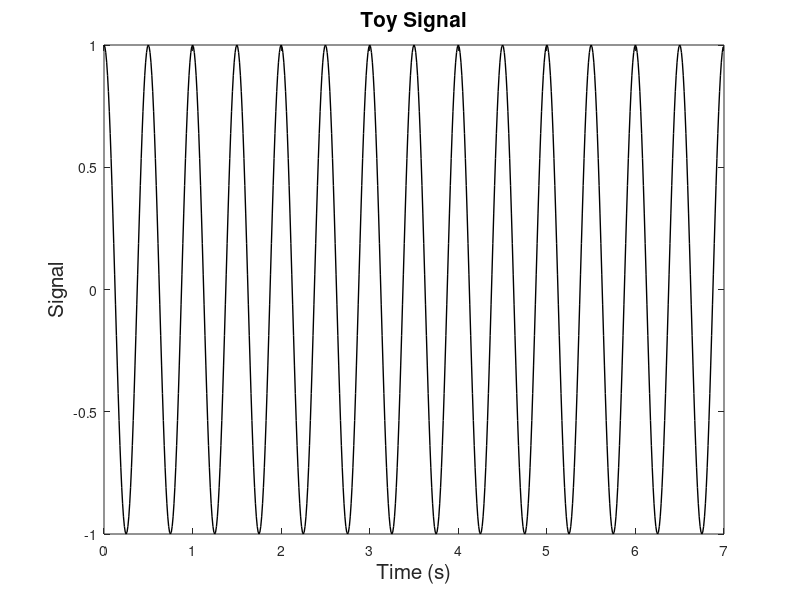

Write the MATLAB code that produced this figure. (Note: this script raises an error after producing the figure.)
%%

clc; close all; clear;

% <latex>
% \title{BE 521: Homework 3 Questions\\{\normalsize Feature extraction} \\{\normalsize Spring 2021}}
% \author{68 points}
% \date{Due: Tuesday, 2/16/2021 10pm}
% \maketitle
% \textbf{Objective:} Extract features from data and build a simple detector
% </latex>

%% 
% <latex>
% \begin{center}
% \author{Shubhankar Patankar \\
%   \normalsize Collaborators: Peter Galer \\}
% \end{center}
% </latex>

%%
% <latex> 
% \section{Features and Simulations (39 pts)} As you learned
% in class, features are the backbone of almost all detection
% strategies, from seizures in EEG to faces in images. Features are
% usually defined in journal articles as an equation or set of
% equations, and the task for the reader---if she wants to use that
% feature---is to implement that feature in code. In this section, you
% will explore and implement some features commonly used in EEG
% analysis and test them on simulated time-series data.
% \begin{enumerate}
%  \item Consider the following toy signal: 7 seconds of a 2 Hz sine
%  wave with a quarter period phase-shift, sampled at 100 Hz
%   \begin{enumerate}
%    \item Plot the signal. (2 pts)
% </latex>

cd('/Users/sppatankar/Developer/BE-521')
addpath(genpath('Homework_3'));

duration = 7; % s
sampling_rate = 100; % Hz
dt = 1/sampling_rate;
time = 0:dt:7-dt;
signal_frequency = 2; % Hz
period = 1/signal_frequency;
toy_signal = sin((2 * pi * signal_frequency * (time + (0.25 * period))));

figure;
plot(time, toy_signal, 'LineWidth', 1, 'Color', [0, 0, 0])
xlabel('Time (s)', 'FontSize', 15);
ylabel('Signal', 'FontSize', 15);
title('Toy Signal', 'FontSize', 15);

%%
% <latex>
% \item Using the Matlab functions for the difference, sum, and
%   absolute value of the elements in a vector (look them up if you
%   don't know them), create an anonymous function for the
%    line-length feature
% 	$ LL(\mathbf{x}) = \sum_{i=2}^{n} |x_i - x_{i-1}| $ in one line of
% 	Matlab code that uses no loops (i.e., the outputs of one function
% 	will be the inputs of another). Your function should look
% 	something like \begin{lstlisting}
% 	  LLFn = @(x) XXXXXX;
% 	\end{lstlisting}
% 	where \texttt{XXXXX} represents some use of the aformentioned functions and the input signal \texttt{x}. (4 pts)
%    \item What is the line length of this signal? (2 pts)
%   \end{enumerate}
% </latex>

LLFn = @(x) sum(abs(diff(x)));
line_length_signal = LLFn(toy_signal);
fprintf('1(c) Total Line Length = %0.2f\n', line_length_signal);

%%
% <latex>
%  \item Consider line length of the signal using a sliding window
%  with a certain amount of window overlap (or, to think of it another
%  way, displacement with each ``slide''). Now, instead of having just
%  one value for the line length, you will have a number of values.
%   \begin{enumerate}
% 	\item Given a signal \texttt{x} with sampling frequency
% 	\texttt{fs} and windows of length \texttt{winLen} and displacement
% 	\texttt{winDisp} (both in seconds), create an anonymous function
% 	called \texttt{NumWins} that calculates the number of possible
% 	(full) windows in your signal of length \texttt{xLen} (in
% 	samples), i.e., \begin{lstlisting}
% 	  NumWins = @(xLen, fs, winLen, winDisp) XXXXXX;
% 	\end{lstlisting} where \texttt{XXXXXX} is the single-line
% 	expression for this value. You may assume that \texttt{winDisp} is
% 	a factor of both \texttt{winLen} (as it usually is/should be)
% 	and the length (in seconds) of \texttt{x}. (4 pts) 
% </latex>


% https://cs231n.github.io/convolutional-networks/
NumWins = @(xLen, fs, winLen, winDisp) ...
    ((xLen - (winLen * fs))/(winDisp * fs) + 1);

%%
% <latex>
%   \item Use this
% 	function to calculate the number of windows for the signal
% 	described in Question 1.1 for a 400 ms window with 200 ms
% 	displacement, i.e., the expression \begin{lstlisting}
% 	  NumWins(length(x), fs, winLen, winDisp)
% 	\end{lstlisting} 
% 	where \texttt{fs}, \texttt{winLen}, and \texttt{winDisp} are the appropriate values. (1 pt)
% </latex>

winLen = 0.4; % window size (s)
winDisp = 0.2; % window displacement (s)

fprintf('2(b) Number of Windows = %.2f\n', ...
    NumWins(length(toy_signal), sampling_rate, winLen, winDisp));


%%
% <latex>
% 	\item Repeat the above calculation for 50 ms window displacement. (1 pt)
% </latex>

fprintf('2(c) Number of Windows = %.2f\n', ...
    NumWins(length(toy_signal), sampling_rate, winLen, 50/1000));

%%
% <latex>
% 	\item Repeat the above calculation for 100 ms window displacement. (1 pt)
%   \end{enumerate}
% </latex>

fprintf('2(d) Number of Windows = %.2f\n', ...
    NumWins(length(toy_signal), sampling_rate, winLen, 100/1000));

%%
% <latex> 
%   \item 
%   \begin{enumerate}
%    \item Create a function (in another file) called
%    \texttt{MovingWinFeats(x, fs, winLen, winDisp, featFn)} that
%    returns a vector of the values of the feature on the signal
%    \texttt{x} in all the possible windows, where \texttt{featFn} is
%    a feature function like the one you wrote in Question 1.1.b. You
%    may find it useful to use your \texttt{NumWins} function (or at
%    least its expression). You may assume that the product of
%    \texttt{winDisp} and the sampling rate \texttt{fs} is an integer.
%    (6 pts) \\
% </latex>

%%
% <latex>
% Make sure your MovingWinFeats code is in your pdf. One way is to use the following Matlab code (in your script) to automatically
% load in the function's code (where we assume that the function is
% one directory up from the *.tex file). Windows users may need to
% change the forward-slash to a backslash. 
% </latex>

%   <latex>
%   \lstinputlisting{[path to] MovingWinFeats.m}
%   </latex>

%%
% <latex>
%    \item Using the signal you defined in Question 1.1 and the function you created in Question 1.1.b, calculate the line-length over windows of length 400 ms and displacement 200 ms. (2 pts)
% </latex>

winLen = 0.4; % s
winDisp = 0.2; % s
LL = MovingWinFeats(toy_signal, sampling_rate, winLen, winDisp, LLFn);

%%
% <latex>
%    \item Add a unit-amplitude 10 Hz signal (in the form of a sine wave) to your original signal and again calculate the line length over the same window and displacement. (2 pts)
%   \end{enumerate}
% </latex>

new_signal_frequency = 10; % Hz
new_toy_signal = toy_signal + sin((2 * pi * new_signal_frequency * time));

new_LL = MovingWinFeats(new_toy_signal, sampling_rate, winLen, winDisp, LLFn);

%%
% <latex>
%   \item Code the following 3 additional features in MINIMAL lines of code (hint: each can be implemented in one line using the anonymous function trick).
%   \begin{enumerate}
%    \item Area, $\displaystyle A(\mathbf{x}) = \sum_{i=1}^{n} |x_i| $ \quad (2 pts)
% </latex>

areaFn = @(x) sum(abs(x));
new_area = MovingWinFeats(new_toy_signal, sampling_rate, winLen, winDisp, areaFn);

%%
% <latex>
%    \item Energy, $\displaystyle E(\mathbf{x}) = \sum_{i=1}^{n} x_i^2 $ \quad (2 pts)
% </latex>

energyFn = @(x) sum(x.^2);
new_energy = MovingWinFeats(new_toy_signal, sampling_rate, winLen, winDisp, energyFn);

%%
% <latex>
%    \item Zero-Crossings around mean,\\ $\displaystyle ZX(\mathbf{x}) = \sum_{i=2}^{n} \mathbf{1}(\mathbf{FromAbove}) \;\mbox{OR}\; \mathbf{1}(\mathbf{FromBelow})$, 
%        where $\mathbf{1}(\cdot)$ denotes the indicator function, which returns a zero if its argument is false and a one if it is true, 
%        $\mathbf{FromAbove}$ denotes $(x_{i-1} - \overline{x} > 0) \;\mbox{AND}\; (x_i - \overline{x} < 0)$, 
%        $\mathbf{FromBelow}$ denotes $(x_{i-1} - \overline{x} < 0) \;\mbox{AND}\; (x_i - \overline{x} > 0)$,
%        and $\overline{x}$ is the mean value of the elements in $x$. (4 pts)
% </latex>

ZCFn = @(x) sum(diff(sign(x - mean(x))) ~= 0);
new_ZC = MovingWinFeats(new_toy_signal, sampling_rate, winLen, winDisp, ZCFn);

%%
% <latex>
%    \item Plot the values of the four features on the combined signal in the first four cells of a 3x2 matlab subplot.
%    Use a 400 ms window with 100 ms displacement. Using the right-aligned convention (where the
%    ``official'' time of the feature is that of the last data point
%    in the window), give the appropriate time axis for each window
%    point. In addition, plot the original signal with the 2Hz and 10Hz
%    components in the last two cells of the 3x2 subplot (to make
%    comparing down the column easy). Ensure that the time axis in all
%    of your plots is the same. (6 pts)
% </latex>

num_wins =  NumWins(length(toy_signal), sampling_rate, winLen, winDisp);
time_feats = zeros(1, num_wins);
win_start_idx = 1;
for i = 1:num_wins
    win_end_idx = win_start_idx + (winLen * sampling_rate) - 1;
    time_feats(i) = time(win_end_idx);
    win_start_idx = win_start_idx + (winDisp * sampling_rate);
end

figure;
hold on
subplot(3, 2, 1)
% scatter(time_feats, new_LL, 10, [0, 0, 0], 'filled')
plot(time_feats, new_LL, 'LineWidth', 0.7, 'Color', [0, 0, 0])
xlim([0, duration])
xlabel('Time (s)', 'FontSize', 15);
ylabel('Line Length', 'FontSize', 15);

subplot(3, 2, 2)
plot(time_feats, new_area, 'LineWidth', 0.7, 'Color', [0, 0, 0])
xlim([0, duration])
xlabel('Time (s)', 'FontSize', 15);
ylabel('Area', 'FontSize', 15);

subplot(3, 2, 3)
plot(time_feats, new_energy, 'LineWidth', 0.7, 'Color', [0, 0, 0])
xlim([0, duration])
xlabel('Time (s)', 'FontSize', 15);
ylabel('Energy', 'FontSize', 15);

subplot(3, 2, 4)
plot(time_feats, new_ZC, 'LineWidth', 0.7, 'Color', [0, 0, 0])
xlim([0, duration])
xlabel('Time (s)', 'FontSize', 15);
ylabel('Zero Crossings', 'FontSize', 15);

subplot(3, 2, 5)
plot(time, new_toy_signal, 'LineWidth', 0.7, 'Color', [0, 0, 0])
xlim([0, duration])
xlabel('Time (s)', 'FontSize', 15);
ylabel('Signal', 'FontSize', 15);

subplot(3, 2, 6)
plot(time, new_toy_signal, 'LineWidth', 0.7, 'Color', [0, 0, 0])
xlim([0, duration])
xlabel('Time (s)', 'FontSize', 15);
ylabel('Signal', 'FontSize', 15);


%%
% <latex>
%   \end{enumerate}
% \end{enumerate}  
% \section{Feature Overlays (17 pts)}
% In this section, you will use a line-length feature overlay on a segment of EEG containing a seizure. This data is stored in \texttt{I521\_A0003\_D001} 
% \begin{enumerate}
%  \item What is the length using hours:minutes:seconds:milliseconds of the recording? (Use getDuration) (2 pts)
% </latex>

addpath(genpath('ieeg-matlab-1.14.49'))

session_1 = IEEGSession('I521_A0003_D001', 'spatank', 'spa_ieeglogin.bin');
IEEG_signal_duration = session_1.data(1).rawChannels(1).get_tsdetails.getDuration;
IEEG_signal_duration = IEEG_signal_duration/1000; % ms

hours = floor(IEEG_signal_duration/(60 * 60 * 1000));
remainder = rem(IEEG_signal_duration, 60 * 60 * 1000);

minutes = floor(remainder/(60 * 1000));
remainder = rem(remainder, 60 * 1000);

seconds = floor(remainder/1000);
milliseconds = rem(remainder, 1000);

fprintf('I521_A0003_D001: Duration = %.0f:%.0f:%.0f:%.0f\n', ...
    hours, minutes, seconds, milliseconds);

%%
% <latex>
%  \item How many data points should we discard at the end if we want to clip the recording to the last full second? Do this clipping. (1 pt)
% </latex>

remove_duration = milliseconds/1000; % s
sampling_rate = session_1.data.sampleRate;
remove_points = (remove_duration * sampling_rate) + 1;

end_time = session_1.data.rawChannels(1).get_tsdetails.getEndTime/1e6; % s
chirp_signal = session_1.data.getvalues(1:ceil(end_time * sampling_rate), 1);

fprintf('Remove %d points to clip to nearest second.\n', remove_points);

all_seconds = (hours * 60 * 60) + (minutes * 60) + seconds;

dt = 1/sampling_rate;
chirp_time = 0:dt:all_seconds - dt;

chirp_signal = chirp_signal(1:end-remove_points); % clipped to nearest second

%%
% <latex>
%  \item If we want to overlay a feature trace on the original signal, we have to interpolate that feature (which has been calculated over windows) for each data point of the original signal. One of the simplest methods of doing this is called zero-order interpolation, where we just hold the value constant until we get to the next calculated value. For example, if we had a moving window of 1 second with 1 second displacement, the zero-order interpolated feature vector would have the same value the entire first second, then the same for the entire second second, etc, where each second contains the same number of points as the sampling frequency of the original signal.
%  \begin{enumerate}
%   \item Using the \texttt{repmat} and \texttt{reshape} functions, create an external function \texttt{zoInterp(x, numInterp} that copies each value of \texttt{x} \texttt{numInterp} times. You can implement this function in one line of code with no loops. Include the code for this function as you did in Question 1.3.a. (2 pts)
% </latex>

%%
% <latex>
%   \item Confirm that this function works correctly by expanding the length of the vector \texttt{1:5} by a factor of 5 and plotting with the command
%   \begin{lstlisting}
% 	plot(zoInterp(1:5,5),'-o')
%   \end{lstlisting}
%   where the \texttt{'-o'} option lets us see the individul points as well as the line that connects them. (2 pts)
%  \end{enumerate}
% </latex>

figure;
plot(zoInterp(1:5, 5), '-o', 'LineWidth', 1, 'Color', [0, 0, 0])
title('Replication Test', 'FontSize', 15);

%%
% <latex>
%  \item Using a 5-second sliding window with 1-second displacement,
%  calculate the line length feature over the entire signal. Normalize
%  the line-length feature values to have a maximum twice that of the
%  original EEG signal maximum. Plot the signal in blue and overlay
%  the right-aligned line-length feature in yellow. Note: you will need
%  to pad your
%  signal in order to get them to line up correctly and be the
%  same length. Put the units of your time axis in minutes, and be
%  sure to add a legend in a location in the plot that does not cover
%  up any signal or feature. (6 pts)
% </latex>

winLen = 5; % s
winDisp = 1; % s

LL_chirp = MovingWinFeats(chirp_signal, sampling_rate, winLen, winDisp, LLFn);
LL_chirp_interp = [LL_chirp(1) .* ones(1, (winLen - winDisp) .* sampling_rate), ...
    repelem(LL_chirp, winDisp * sampling_rate)];

LL_chirp_norm = (LL_chirp .* 2 .* max(chirp_signal))./max(LL_chirp);

LL_chirp_norm_interp = [LL_chirp_norm(1) .* ones(1, (winLen - winDisp) .* sampling_rate), ...
    repelem(LL_chirp_norm, winDisp * sampling_rate)];

figure;
hold on
chirp_time_mins = chirp_time ./ 60;
plot(chirp_time_mins, chirp_signal, 'LineWidth', 2, ...
    'Color', 'b');
plot(chirp_time_mins, LL_chirp_norm_interp, 'LineWidth', 2, ...
    'Color', 'y');
xlim([0, chirp_time_mins(end)])
legend('Signal', 'Normalized Line Length', 'Location', 'NorthWest');
hold off
xlabel('Time (min)', 'FontSize', 15);
title('Normalized Line Length for I521\_A0003\_D001', 'FontSize', 15);

%%
% <latex>
%  \item What threshold might you use on the raw line-length feature
%  vector (not the normalized one used for plotting) in order to
%  capture the 17 largest pre-seizure chirps that occur? (1 pt)
% </latex>

figure;
plot(chirp_time_mins, LL_chirp_interp, 'LineWidth', 2, ...
    'Color', 'k');
xlabel('Time (min)', 'FontSize', 15);
title('Line Length (I521\_A0003\_D001)', 'FontSize', 15);

threshold = 42000; % for 17 pre-seizure chirps
% threshold = 44000; % for 16 pre-seizure chirps + seizure onset
fprintf('Threshold = %.1f for 17 chirps.\n', threshold);

%%
% <latex>
%  \item Using this threshold value, in another plot draw red vertical lines at the leading point in time where the threshold is crossed. Add these vertical lines on top of the plot you made in Question 2.4. These events should capture the pre-seizure chirps, the seizure onset, and some flickering during the end of the seizure. (3 pts)
% </latex>

% inds_df_2 = diff(diff(LL_chirp_interp) < 0);
% inds_thresh = LL_chirp_interp(1:end-1) > threshold;
% inds = find(inds_df_2 .* inds_thresh);

LL_chirp_interp_smooth = smoothdata(LL_chirp_interp, 'movmean', 50);
inds_df = diff(LL_chirp_interp_smooth) > 0;
inds_thresh = LL_chirp_interp_smooth(1:end-1) > threshold;
inds = find(inds_df .* inds_thresh);

% inds_df = diff(LL_chirp_interp) > 0;
% inds_thresh = LL_chirp_interp(1:end-1) > threshold;
% inds = find(inds_df .* inds_thresh);

figure;
hold on
chirp_time_mins = chirp_time ./ 60;
plot(chirp_time_mins, chirp_signal, 'LineWidth', 2, ...
    'Color', 'b');
plot(chirp_time_mins, LL_chirp_norm_interp, 'LineWidth', 2, ...
    'Color', 'y');
plot([chirp_time_mins(inds); chirp_time_mins(inds)], ...
    repmat(ylim', 1, size(inds, 2)), '-r')
xlim([0, chirp_time_mins(end)])
legend('Signal', 'Normalized Line Length', 'Location', 'NorthWest');
hold off
xlabel('Time (min)', 'FontSize', 15);
title('Normalized Line Length (I521\_A0003\_D001)', 'FontSize', 15);

% figure;
% hold on
% plot(chirp_time_mins, LL_chirp_interp, 'LineWidth', 2, ...
%     'Color', 'k');
% plot([chirp_time_mins(inds); chirp_time_mins(inds)], ...
%     repmat(ylim', 1, size(inds, 2)), '-r')
% hold off
% xlabel('Time (min)', 'FontSize', 15);
% title('Line Length (I521\_A0003\_D001)', 'FontSize', 15);

%%
% <latex>
% \end{enumerate}
% \section{Building a Detector (12 pts)}
% In this section, you will use the features you defined previously to build a seizure detector. Use the EEG data in the file \texttt{I521\_A0003\_D002} with channels \texttt{multiSz\_1}, and \texttt{multiSz\_2}.
% \begin{enumerate}
%  \item Plot the signal in \texttt{multiSz\_1} and draw vertical red lines at the times when you think the two seizures begin. (You should be able to do this without the need of any features.) (2 pts)
% </latex>

session_2 = IEEGSession('I521_A0003_D002', 'spatank', 'spa_ieeglogin.bin');
signal_duration = session_2.data(1).rawChannels(1).get_tsdetails.getDuration;
sampling_rate = session_2.data.sampleRate;

end_time = session_2.data.rawChannels(1).get_tsdetails.getEndTime/1e6; % s
multiSz_1 = session_2.data.getvalues(1:ceil(end_time * sampling_rate), 1);

dt = 1/sampling_rate;
time_multiSz_1 = 0:dt:end_time;

seizure_inds = [755, 9382];

figure;
hold on
plot(time_multiSz_1, multiSz_1, 'LineWidth', 1, 'Color', [0, 0, 0])
plot([seizure_inds; seizure_inds], ...
    repmat(ylim', 1, size(seizure_inds, 2)), '-r', 'LineWidth', 2)
hold off
xlabel('Time (s)', 'FontSize', 15);
ylabel('Signal', 'FontSize', 15);
title('Channel 1 (I521\_A0003\_D002)', 'FontSize', 15);

%%
% <latex>
%  \item Produce feature overlay plots similar to that of Question 2.4 for each of the four features you have implemented along with the red vertical lines at each seizure. Use the same 4-second sliding window with 1 second displacement. (4 pts)
% </latex>

winLen = 0.4; % s
winDisp = 0.1; % s

multiSz_1_LL = MovingWinFeats(multiSz_1, sampling_rate, winLen, winDisp, LLFn);
multiSz_1_area = MovingWinFeats(multiSz_1, sampling_rate, winLen, winDisp, areaFn);
multiSz_1_energy = MovingWinFeats(multiSz_1, sampling_rate, winLen, winDisp, energyFn);
multiSz_1_ZC = MovingWinFeats(multiSz_1, sampling_rate, winLen, winDisp, ZCFn);

multiSz_1_LL_interp = [multiSz_1_LL(1) .* ...
    ones(1, round((winLen - winDisp) .* sampling_rate)), ...
    repelem(multiSz_1_LL, winDisp * sampling_rate)];
multiSz_1_area_interp = [multiSz_1_area(1) .* ...
    ones(1, round((winLen - winDisp) .* sampling_rate)), ...
    repelem(multiSz_1_area, winDisp * sampling_rate)];
multiSz_1_energy_interp = [multiSz_1_energy(1) .* ...
    ones(1, round((winLen - winDisp) .* sampling_rate)), ...
    repelem(multiSz_1_energy, winDisp * sampling_rate)];
multiSz_1_ZC_interp = [multiSz_1_ZC(1) .* ...
    ones(1, round((winLen - winDisp) .* sampling_rate)), ...
    repelem(multiSz_1_ZC, winDisp * sampling_rate)];

% multiSz_1_LL_interp = (multiSz_1_LL_interp .* 2 .* max(multiSz_1))./max(multiSz_1_LL_interp);
% multiSz_1_area_interp = (multiSz_1_area_interp .* 2 .* max(multiSz_1))./max(multiSz_1_area_interp);
% multiSz_1_energy_interp = (multiSz_1_energy_interp .* 2 .* max(multiSz_1))./max(multiSz_1_energy_interp);
% multiSz_1_ZC_interp = (multiSz_1_ZC_interp .* 2 .* max(multiSz_1))./max(multiSz_1_ZC_interp);

figure;
hold on
% plot(time_multiSz_1, multiSz_1, 'LineWidth', 1, 'Color', [0.7, 0.7, 0.7])
plot(time_multiSz_1, multiSz_1_LL_interp, 'LineWidth', 0.27, 'Color', [0, 0, 0])
plot([seizure_inds; seizure_inds], ...
    repmat(ylim', 1, size(seizure_inds, 2)), '-r', 'LineWidth', 2)
hold off
xlim([0, end_time])
% legend('Raw Signal', 'Normalized Line Length', 'Location', 'NorthEast')
title('Line Length (I521\_A0003\_D002 Ch. 1)', 'FontSize', 15);
xlabel('Time (s)', 'FontSize', 15);
ylabel('Line Length', 'FontSize', 15);

figure;
hold on
% plot(time_multiSz_1, multiSz_1, 'LineWidth', 1, 'Color', [0.7, 0.7, 0.7])
plot(time_multiSz_1, multiSz_1_area_interp, 'LineWidth', 0.27, 'Color', [0, 0, 0])
plot([seizure_inds; seizure_inds], ...
    repmat(ylim', 1, size(seizure_inds, 2)), '-r', 'LineWidth', 2)
hold off
xlim([0, end_time])
% legend('Raw Signal', 'Normalized Area', 'Location', 'NorthEast')
title('Area (I521\_A0003\_D002 Ch. 1)', 'FontSize', 15);
xlabel('Time (s)', 'FontSize', 15);
ylabel('Area', 'FontSize', 15);

figure;
hold on
% plot(time_multiSz_1, multiSz_1, 'LineWidth', 1, 'Color', [0.7, 0.7, 0.7])
plot(time_multiSz_1, multiSz_1_energy_interp, 'LineWidth', 0.27, 'Color', [0, 0, 0])
plot([seizure_inds; seizure_inds], ...
    repmat(ylim', 1, size(seizure_inds, 2)), '-r', 'LineWidth', 2)
hold off
xlim([0, end_time])
% legend('Raw Signal', 'Normalized Energy', 'Location', 'NorthEast')
title('Energy (I521\_A0003\_D002 Ch. 1)', 'FontSize', 15);
xlabel('Time (s)', 'FontSize', 15);
ylabel('Energy', 'FontSize', 15);

figure;
hold on
% plot(time_multiSz_1, multiSz_1, 'LineWidth', 1, 'Color', [0.7, 0.7, 0.7])
plot(time_multiSz_1, multiSz_1_ZC_interp, 'LineWidth', 0.27, 'Color', [0, 0, 0])
plot([seizure_inds; seizure_inds], ...
    repmat(ylim', 1, size(seizure_inds, 2)), '-r', 'LineWidth', 2)
hold off
xlim([0, end_time])
% legend('Raw Signal', 'Normalized Zero Crossings', 'Location', 'SouthEast')
title('Zero Crossings (I521\_A0003\_D002 Ch. 1)', 'FontSize', 15);
xlabel('Time (s)', 'FontSize', 15);
ylabel('Zero Crossings', 'FontSize', 15);

%%
% <latex>
%  \item 
%   \begin{enumerate}
%    \item Based on your plots in the previous question, which of the
%    four features seems to give the largest signal (relative to the
%    background) for when a seizure occurs? Explain why you think this feature is the best. (3 pts)
% </latex>

% Energy seems to give the largest signal relative to the background before
% a seizure. There are significant pre-seizure spikes in line length, area,
% and energy. However, the difference in values between the spike and the
% mean for line length and area is much smaller compared to the same
% difference for energy. Zero crossings on the other are much noisier
% compared to the other three features.

%%
% <latex>
%    \item What threshold would you use to determine if a seizure is occurring? (1 pt)
% </latex>

% Energy exceeding 50000000 is a strong indicator of an imminent seizure. 
threshold = 50000000; % energy threshold for seizure 

%%
% <latex>
%   \end{enumerate}
% </latex>

%%
% <latex>
%  \item The signal in \texttt{multiSz\_2} contains another seizure (whose location should again be fairly obvious). Plot the data along with the feature and threshold (horizontal black line, with correct normalization for the signal in \texttt{data2}) you determined in the previous question. (2 pts)
% </latex>

signal_duration = session_2.data(1).rawChannels(2).get_tsdetails.getDuration;
signal_duration = signal_duration/1e6; % s
sampling_rate = session_2.data.sampleRate;

end_time = session_2.data.rawChannels(2).get_tsdetails.getEndTime/1e6; % s
multiSz_2 = session_2.data.getvalues(1:ceil(end_time * sampling_rate), 2);

dt = 1/sampling_rate;
time_multiSz_2 = 0:dt:end_time;

winLen = 0.4; % s
winDisp = 0.1; % s

multiSz_2_energy = MovingWinFeats(multiSz_2, sampling_rate, winLen, winDisp, energyFn);
multiSz_2_energy_interp = [multiSz_2_energy(1) .* ...
    ones(1, round((winLen - winDisp) .* sampling_rate)), ...
    repelem(multiSz_2_energy, winDisp * sampling_rate)];

multiSz_2_norm = (multiSz_2 .* 0.5 .* max(multiSz_2_energy_interp))./max(multiSz_2);

figure;
hold on
plot(time_multiSz_2, multiSz_2_norm, 'LineWidth', 1, 'Color', 'b')
plot(time_multiSz_2, multiSz_2_energy_interp, 'LineWidth', 1, ...
    'Color', 'r')
line([0, time_multiSz_2(end)], [threshold, threshold], 'LineWidth', 1, ...
    'Color', [0, 0, 0])
hold off
legend('Normalized Signal', 'Energy', 'Threshold', 'Location', 'NorthEast');
xlabel('Time (s)', 'FontSize', 15);
% ylabel('Signal', 'FontSize', 15);
title('Channel 2 (I521\_A0003\_D002)', 'FontSize', 15);

%%
% <latex>
% \end{enumerate}
% </latex>


